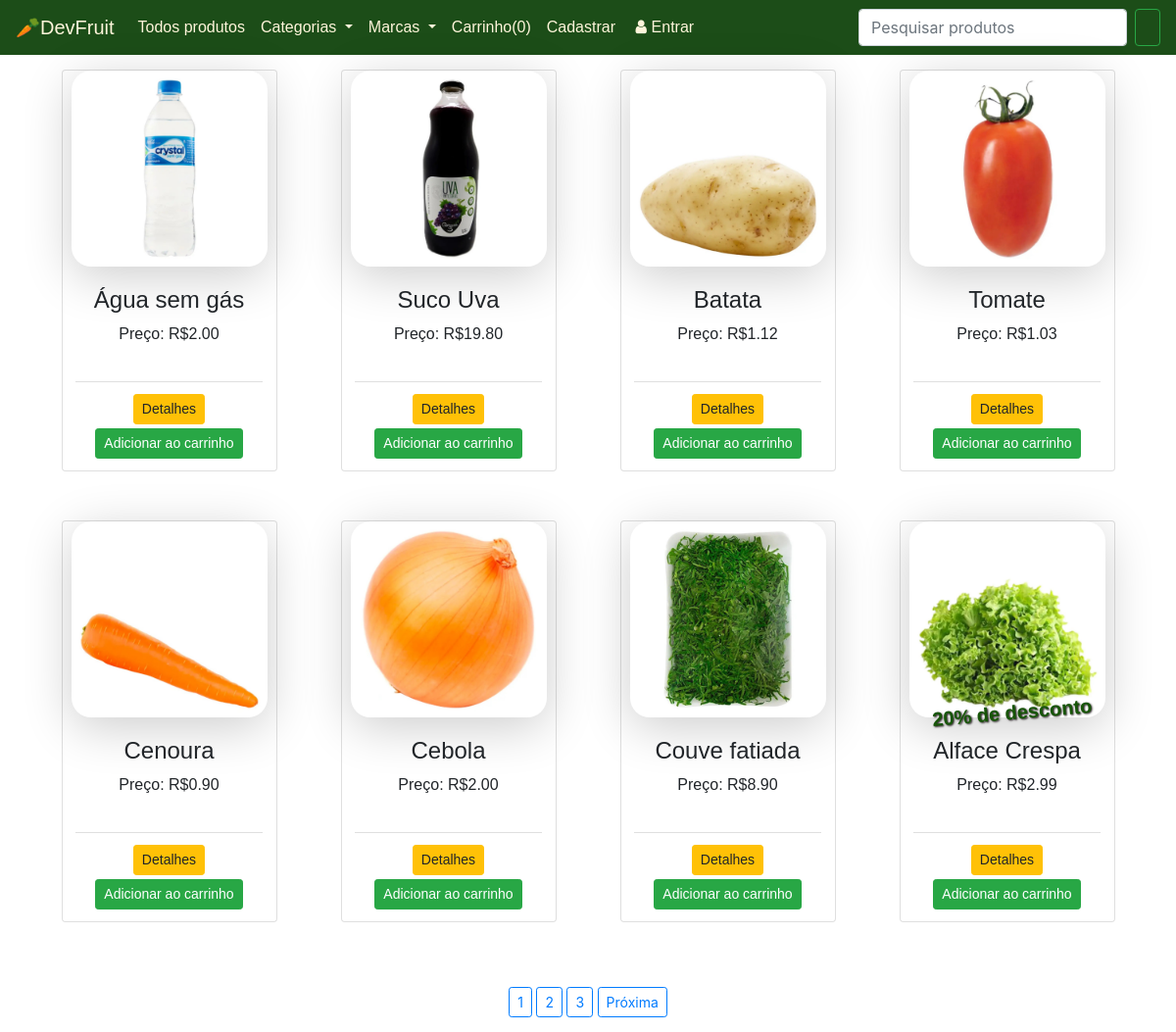
The page / on the database its author committed.
### loja/produtos/models.py (models this page shows, shortened)
class Produto(db.Model):
    id = db.Column(db.Integer, primary_key=True)
    name = db.Column(db.String(80), nullable=False)
    price = db.Column(db.Numeric(10,2), nullable=False)
    discount = db.Column(db.Integer, default=0)
    stock = db.Column(db.Integer, nullable=False)
    weight= db.Column(db.Float, nullable=False)
    description= db.Column(db.Text, nullable=False)
    pub_date = db.Column(db.DateTime, nullable=False, default=datetime.utcnow)
    marca_id = db.Column(db.Integer, db.ForeignKey('marca.id'),nullable=False)
    marca = db.relationship('Marca', backref=db.backref('marcas', lazy=True))
    categoria_id = db.Column(db.Integer, db.ForeignKey('categoria.id'),nullable=False)
    categoria = db.relationship('Categoria', backref=db.backref('categorias', lazy=True))
    image= db.Column(db.String(150), nullable=True, default='image.jpg')

### loja/produtos/rotas.py (the view)
@app.route('/')
def home():
    pagina = request.args.get('pagina',1,type=int)
    produtos = Produto.query.filter(Produto.stock > 0).order_by(Produto.id.desc()).paginate(page=pagina,per_page=8)
    return render_template('produtos/index.html', produtos=produtos, marcas=marcas(), categorias=categorias())

### loja/produtos/rotas.py (called while the page is built)
def marcas():
    marcas = marcas = Marca.query.join(Produto, (Marca.id == Produto.marca_id)).all()
    return marcas

def categorias():
    categorias = Categoria.query.join(Produto, (Categoria.id == Produto.categoria_id)).all()
    return categorias

### loja/templates/produtos/index.html (shortened to what this page needs)
{% extends "layouts.html" %}
{% block content %}
{% include "navbar.html" %}
<div class="container" style="margin-top: 15px; margin-bottom: 15px;">
    <div class="row">
        {% if marca %}
        {% for marca in marca.items %}
        <div class="col"
        style="text-align: center;
        max-width: 250px;
        font-family: 'Hepta Slab', Helvetica, Arial;
        margin: 0 auto 50px auto;">
            <div class="card" style="display: flex;
            flex-direction: column;
            align-items: center;
            text-decoration: none;">
                <img style="width: 200px;
                height: 200px;
                background-color: #EEE;
                border-radius: 20px;
                box-shadow: 0px 10px 50px rgba(0, 0, 0, 0.2);"
                src="{{url_for('static',filename='images/'+ marca.name+'.jpg')}}" alt="{{marca.name}}" class="card-img-top" height="180">
                <div class="card-body">
                    {% if marca.discount > 0 %}
                    <h5 style=" text-align:center;text-shadow: 1px 1px 2px rgb(32, 27, 27); color: rgb(23, 85, 8); transform: rotate(-5deg); position: absolute; top: 45%; left: 15%; font-weight: 600;" >{{marca.discount}}% de desconto</h5>
                    {% endif %}
                    <h4 class="text-center">{{marca.name}}</h4>
                    <p class="text-center">Preço: R${{marca.price}}</p>
                </div>
                <div class="card-footer bg-transparent" style="display: flex;
                flex-direction: column;
                align-items: center;
                text-decoration: none;">
                    <a href="{{url_for('pagina_unica', id=marca.id)}}" class="btn btn-float-left btn btn-sm btn-warning" >Detalhes</a>
                    <form action="{{url_for('AddCart')}}" method="POST">
                        <input type="hidden" name="produto_id" value="{{marca.id}}">
                        <button type="submit" class="btn btn-sm btn-success float-down mt-1">Adicionar ao carrinho</button>
                        <input type="hidden" name="quantity" id="" value="1">
                    </form>
                </div>
            </div>
        </div>
        {% endfor %}
    </div>
    <div class="row">
        <div class="col text-center">
        {% if marca.has_prev %}
        {% if marca.total > 8 %}
        <a href="{{url_for('get_marca',id=get_m.id ,pagina=marca.prev_num)}}"class="btn btn-outline-primary btn-sm mt-3">Anterior</a>
        {%endif %}
        {% for page_num in marca.iter_pages() %}
        {% if page_num %}
        {% if marca.paginas == page_num %}
        <a href="{{url_for('get_marca', id=get_m.id ,pagina= page_num)}}"class="btn btn-primary btn-sm mt-3">{{ page_num }}</a>
        {% else %}
        <a href="{{url_for('get_marca',id=get_m.id ,pagina= page_num)}}"class="btn btn-outline-primary btn-sm mt-3">{{ page_num }}</a>
        {%endif %}
        {% else %}
        ...
        {%endif %}
        {% endfor %}
        {%endif %}
        {% if marca.has_next %}
        <a href="{{url_for('get_marca', id=get_m.id ,pagina=marca.next_num)}}"class="btn btn-outline-primary btn-sm mt-3">Próxima</a>
        {%endif %}
        </div>
    </div>
    <div class="row">
        {% else %}
        {% for produto in produtos.items %}
        <div class="col" style="text-align: center;
        max-width: 250px;
        font-family: 'Hepta Slab', Helvetica, Arial;
        margin: 0 auto 50px auto;">
            <div class="card" style="display: flex;
            flex-direction: column;
            align-items: center;
            text-decoration: none;">
                <img style="width: 200px;
                height: 200px;
                background-color: #EEE;
                border-radius: 20px;
                box-shadow: 0px 10px 50px rgba(0, 0, 0, 0.2);"
                src="{{url_for('static',filename='images/'+ produto.name+'.jpg')}}" alt="{{produto.name}}" class="card-img-top" height="180">
                <div class="card-body">
                    {% if produto.discount > 0 %}
                    <h5 style=" text-align:center;text-shadow: 1px 1px 2px rgb(32, 27, 27); color: rgb(23, 85, 8); transform: rotate(-5deg); position: absolute; top: 45%; left: 15%; font-weight: 600;" >{{produto.discount}}% de desconto</h5>
                    {% endif %}
                    <h4 class="text-center">{{produto.name}}</h4>
                    <p class="text-center">Preço: R${{produto.price}}</p>
                </div>
                <div class="card-footer bg-transparent" style="display: flex;
                flex-direction: column;
                align-items: center;
                text-decoration: none;">
                    <a href="{{url_for('pagina_unica', id=produto.id)}}" class="float-left  btn btn-sm btn-warning" >Detalhes</a>
                    <form action="{{url_for('AddCart')}}" method="POST">
                        <button type="submit" class="btn btn-sm btn-success float-down mt-1">Adicionar ao carrinho</button>
                    </form>
                </div>
            </div>
        </div>
        {% endfor %}
    </div>
    <div class="row">
        <div class="col text-center">
        {% if produtos.total > 8 %}
        {% for page_num in produtos.iter_pages() %}
        {% if page_num %}
        {% if produtos.paginas == page_num %}
        <a href="{{url_for('home', pagina= page_num)}}"class="btn btn-primary btn-sm mt-3">{{ page_num }}</a>
        {% else %}
        <a href="{{url_for('home', pagina= page_num)}}"class="btn btn-outline-primary btn-sm mt-3">{{ page_num }}</a>
        {%endif %}
        {% else %}
        ...
        {%endif %}
        {% endfor %}
        {%endif %}
        {% if produtos.has_next %}
        <a href="{{url_for('home', pagina=produtos.next_num)}}"class="btn btn-outline-primary btn-sm mt-3">Próxima</a>
        {%endif %}
        </div>
    </div>
        {%endif %}
    </div>
{% endblock content %}

### loja/templates/layouts.html (shortened to what this page needs)
<!doctype html>
<html lang="en">
  <head>
    <link rel="stylesheet" href="{{url_for('static', filename='css/bootstrap.min.css')}}">
  </head>
  <body style="margin: 0;
  background-color: #ffffff">
    {% block content %}
    {% endblock content %}
  </body>
</html>

### loja/templates/navbar.html (shortened to what this page needs)
<link rel="stylesheet" href="https://cdnjs.cloudflare.com/ajax/libs/font-awesome/4.7.0/css/font-awesome.min.css">
    <nav class="navbar navbar-expand-lg" style="background-color: #1C4D18; justify-content: space-between;">
        <a class="navbar-brand" style="color: #fef5da; text-decoration-line: none;font-family: 'Hepta Slab', Helvetica, Arial;" href="/">  &#129365;</i>DevFruit</a>
            <div class="collapse navbar-collapse" id="navbarSupportedContent">
            <ul class="navbar-nav mr-auto" >
                <li class="nav-item" >
                <a class="nav-link" style="color: #fef5da; text-decoration-line: none;font-family: 'Hepta Slab', Helvetica, Arial;"href="/">Todos produtos</a>
                </li>
            <li class="nav-item dropdown">
                <a class="nav-link dropdown-toggle" style="color: #fef5da; text-decoration-line: none;font-family: 'Hepta Slab', Helvetica, Arial;" href="#" id="navbarDropdown" role="button" data-toggle="dropdown" aria-haspopup="true" aria-expanded="false">
                    Categorias
                </a>
            </li>
            <li class="nav-item dropdown">
              <a class="nav-link dropdown-toggle" style="color: #fef5da; text-decoration-line: none;font-family: 'Hepta Slab', Helvetica, Arial;" href="#" id="navbarDropdown" role="button" data-toggle="dropdown" aria-haspopup="true" aria-expanded="false">
                Marcas
              </a>
            <li class="nav-item">
                <a class="nav-link" style="color: #fef5da; text-decoration-line: none;font-family: 'Hepta Slab', Helvetica, Arial;" href="{{url_for('getCart')}}" tabindex="-1">Carrinho({{session['LojainCarrinho']|length}})</a>
            </li>
            {% if current_user.is_authenticated %}
            <li class="nav-item">
              <a class="nav-link"  style="color: #fef5da; text-decoration-line: none;font-family: 'Hepta Slab', Helvetica, Arial;"href="/">Meu Perfil</a>
            </li>
            <li class="nav-item">
              <a class="nav-link" style="color: #fef5da; text-decoration-line: none;font-family: 'Hepta Slab', Helvetica, Arial;" href="{{url_for('clienteLogout')}}">Sair</a>
            </li>
            {% else %}
            <li class="nav-item">
              <a class="nav-link" style="color: #fef5da; text-decoration-line: none;font-family: 'Hepta Slab', Helvetica, Arial;" href="{{url_for('cadastrar_cliente')}}">Cadastrar</a>
            </li>
            <li class="nav-item">
              <a class="nav-link" style="color: #fef5da; text-decoration-line: none;font-family: 'Hepta Slab', Helvetica, Arial;" href="{{url_for('clienteLogin')}}"><i class="fa fa-fw fa-user"></i>Entrar</a>
            </li>
            {% endif %}
          </ul>
          <form class="form-inline my-2 my-lg-0" method="POST">
            <input class="form-control mr-sm-2" type="text" placeholder="Pesquisar produtos" autofocus="autofocus" name="search_string">
            <input class="btn btn-outline-success my-2 my-sm-0" type="submit" formaction="/search" value=""></input>
          </form>
        </div>
      </nav>

### rows shown on the page
Produto: name (picture), name "Água sem gás", price "2.00"
Produto: name (picture), name "Suco Uva", price "19.80"
Produto: name (picture), name "Batata", price "1.12"
Produto: name (picture), name "Tomate", price "1.03"
Produto: name (picture), name "Cenoura", price "0.90"
Produto: name (picture), name "Cebola", price "2.00"
Produto: name (picture), name "Couve fatiada", price "8.90"
Produto: name (picture), discount "20", name "Alface Crespa", price "2.99"

### other values the page prints
{{ session['LojainCarrinho']|length }} "0"
{{ page_num }} "1" "2" "3"
